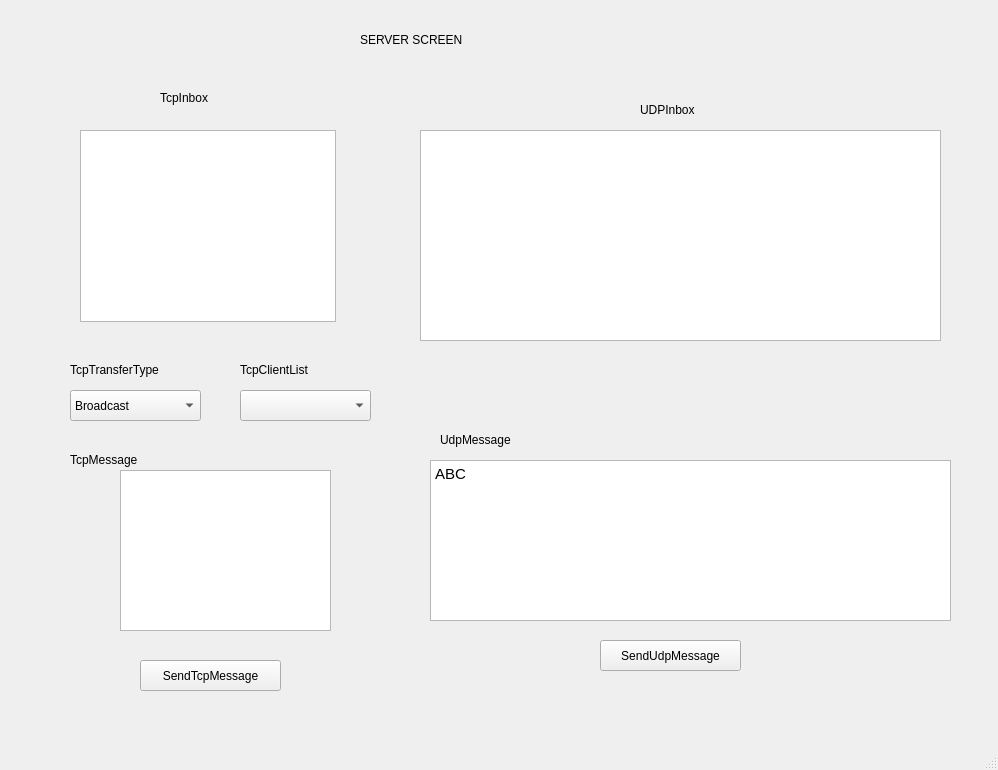
<?xml version="1.0" encoding="UTF-8"?>
<ui version="4.0">
 <class>MainWindow</class>
 <widget class="QMainWindow" name="MainWindow">
  <property name="geometry">
   <rect>
    <x>0</x>
    <y>0</y>
    <width>998</width>
    <height>770</height>
   </rect>
  </property>
  <property name="windowTitle">
   <string>MainWindow</string>
  </property>
  <widget class="QWidget" name="centralwidget">
   <widget class="QTextBrowser" name="textBrowser_TcpInbox">
    <property name="geometry">
     <rect>
      <x>80</x>
      <y>130</y>
      <width>256</width>
      <height>192</height>
     </rect>
    </property>
   </widget>
   <widget class="QTextBrowser" name="textBrowser_UDPInbox">
    <property name="geometry">
     <rect>
      <x>420</x>
      <y>130</y>
      <width>521</width>
      <height>211</height>
     </rect>
    </property>
   </widget>
   <widget class="QLabel" name="label">
    <property name="geometry">
     <rect>
      <x>160</x>
      <y>90</y>
      <width>81</width>
      <height>16</height>
     </rect>
    </property>
    <property name="text">
     <string>TcpInbox</string>
    </property>
   </widget>
   <widget class="QLabel" name="label_2">
    <property name="geometry">
     <rect>
      <x>640</x>
      <y>100</y>
      <width>81</width>
      <height>20</height>
     </rect>
    </property>
    <property name="text">
     <string>UDPInbox</string>
    </property>
   </widget>
   <widget class="QComboBox" name="comboBox_TcpTransferType">
    <property name="geometry">
     <rect>
      <x>70</x>
      <y>390</y>
      <width>131</width>
      <height>31</height>
     </rect>
    </property>
    <item>
     <property name="text">
      <string>Broadcast</string>
     </property>
    </item>
    <item>
     <property name="text">
      <string>Receiver</string>
     </property>
    </item>
   </widget>
   <widget class="QLabel" name="label_3">
    <property name="geometry">
     <rect>
      <x>70</x>
      <y>360</y>
      <width>131</width>
      <height>20</height>
     </rect>
    </property>
    <property name="text">
     <string>TcpTransferType</string>
    </property>
   </widget>
   <widget class="QComboBox" name="comboBox_TcpClientList">
    <property name="geometry">
     <rect>
      <x>240</x>
      <y>390</y>
      <width>131</width>
      <height>31</height>
     </rect>
    </property>
   </widget>
   <widget class="QLabel" name="label_4">
    <property name="geometry">
     <rect>
      <x>240</x>
      <y>360</y>
      <width>131</width>
      <height>20</height>
     </rect>
    </property>
    <property name="text">
     <string>TcpClientList</string>
    </property>
   </widget>
   <widget class="QTextEdit" name="textEdit_TcpMessage">
    <property name="geometry">
     <rect>
      <x>120</x>
      <y>470</y>
      <width>211</width>
      <height>161</height>
     </rect>
    </property>
   </widget>
   <widget class="QLabel" name="label_5">
    <property name="geometry">
     <rect>
      <x>70</x>
      <y>450</y>
      <width>91</width>
      <height>20</height>
     </rect>
    </property>
    <property name="text">
     <string>TcpMessage</string>
    </property>
   </widget>
   <widget class="QPushButton" name="pushButton_SendTcpMessage">
    <property name="geometry">
     <rect>
      <x>140</x>
      <y>660</y>
      <width>141</width>
      <height>31</height>
     </rect>
    </property>
    <property name="text">
     <string>SendTcpMessage</string>
    </property>
   </widget>
   <widget class="QPushButton" name="pushButton_SendUdpMessage">
    <property name="geometry">
     <rect>
      <x>600</x>
      <y>640</y>
      <width>141</width>
      <height>31</height>
     </rect>
    </property>
    <property name="text">
     <string>SendUdpMessage</string>
    </property>
   </widget>
   <widget class="QLabel" name="label_6">
    <property name="geometry">
     <rect>
      <x>440</x>
      <y>430</y>
      <width>91</width>
      <height>20</height>
     </rect>
    </property>
    <property name="text">
     <string>UdpMessage</string>
    </property>
   </widget>
   <widget class="QTextEdit" name="textEdit_UdpMessage">
    <property name="geometry">
     <rect>
      <x>430</x>
      <y>460</y>
      <width>521</width>
      <height>161</height>
     </rect>
    </property>
    <property name="html">
     <string>&lt;!DOCTYPE HTML PUBLIC &quot;-//W3C//DTD HTML 4.0//EN&quot; &quot;http://www.w3.org/TR/REC-html40/strict.dtd&quot;&gt;
&lt;html&gt;&lt;head&gt;&lt;meta name=&quot;qrichtext&quot; content=&quot;1&quot; /&gt;&lt;meta charset=&quot;utf-8&quot; /&gt;&lt;style type=&quot;text/css&quot;&gt;
p, li { white-space: pre-wrap; }
hr { height: 1px; border-width: 0; }
&lt;/style&gt;&lt;/head&gt;&lt;body style=&quot; font-family:'Cantarell'; font-size:11pt; font-weight:400; font-style:normal;&quot;&gt;
&lt;p style=&quot; margin-top:0px; margin-bottom:0px; margin-left:0px; margin-right:0px; -qt-block-indent:0; text-indent:0px;&quot;&gt;ABC&lt;/p&gt;&lt;/body&gt;&lt;/html&gt;</string>
    </property>
   </widget>
   <widget class="QLabel" name="label_7">
    <property name="geometry">
     <rect>
      <x>360</x>
      <y>30</y>
      <width>121</width>
      <height>19</height>
     </rect>
    </property>
    <property name="text">
     <string>SERVER SCREEN</string>
    </property>
   </widget>
  </widget>
  <widget class="QMenuBar" name="menubar">
   <property name="geometry">
    <rect>
     <x>0</x>
     <y>0</y>
     <width>998</width>
     <height>24</height>
    </rect>
   </property>
  </widget>
  <widget class="QStatusBar" name="statusbar"/>
 </widget>
 <resources/>
 <connections/>
</ui>
